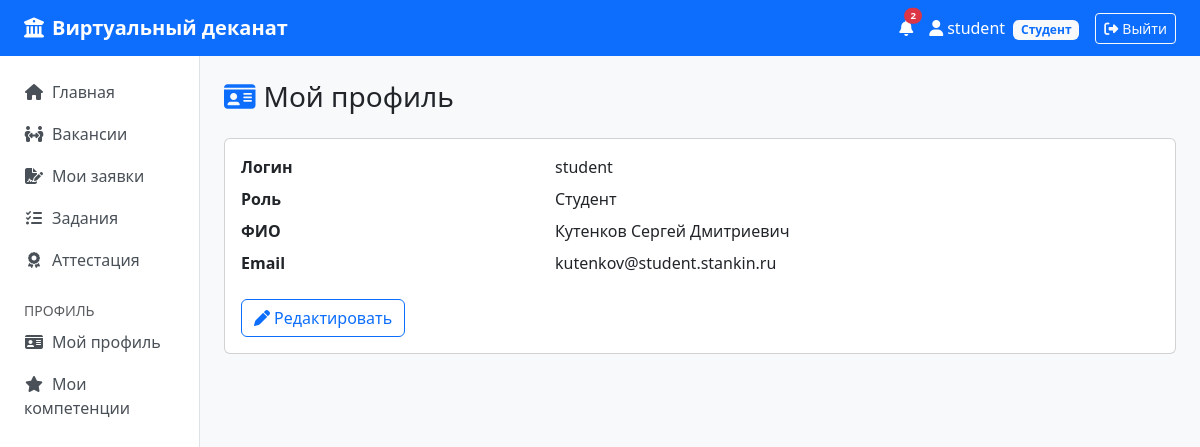
The page /profile/ (signed in) on the database its author committed.
### models.py (models this page shows, shortened)
class User(UserMixin, db.Model):
    __tablename__ = "users"
    id        = db.Column(db.Integer, primary_key=True)
    login     = db.Column(db.String(64), unique=True, nullable=False)
    password  = db.Column(db.String(256), nullable=False)
    role      = db.Column(db.String(32), nullable=False)
    is_active = db.Column(db.Boolean, nullable=False, default=True)
    student = db.relationship("Student", backref="user", uselist=False)
    teacher = db.relationship("Teacher", backref="user", uselist=False)
    curator = db.relationship("Curator", backref="user", uselist=False)
    notifications = db.relationship("Notification", backref="user", lazy="dynamic",
                                     order_by="Notification.created_at.desc()")
    @property
    def profile(self):
        return {"student": self.student, "teacher": self.teacher,
                "curator": self.curator}.get(self.role)
    @property
    def unread_count(self):
        return self.notifications.filter_by(is_read=False).count()

class Student(db.Model):
    __tablename__ = "students"
    id               = db.Column(db.Integer, primary_key=True)
    user_id          = db.Column(db.Integer, db.ForeignKey("users.id"), unique=True)
    last_name        = db.Column(db.String(64), nullable=False)
    first_name       = db.Column(db.String(64), nullable=False)
    middle_name      = db.Column(db.String(64))
    group_name       = db.Column(db.String(64), nullable=False)
    specialty        = db.Column(db.String(256))
    email            = db.Column(db.String(255))
    average_grade    = db.Column(db.Numeric(3, 2))
    kafedra_id       = db.Column(db.Integer, db.ForeignKey("kafedras.id"))
    internship_start = db.Column(db.Date)
    internship_end   = db.Column(db.Date)
    organization_id  = db.Column(db.Integer, db.ForeignKey("organizations.id"))
    teacher_id       = db.Column(db.Integer, db.ForeignKey("teachers.id"))
    curator_id       = db.Column(db.Integer, db.ForeignKey("curators.id"))
    tasks          = db.relationship("Task", backref="student", lazy="dynamic")
    kompetencii    = db.relationship("StudentKompetenciya", backref="student", cascade="all, delete-orphan")
    applications   = db.relationship("Application", backref="student", lazy="dynamic")
    @property
    def full_name(self):
        parts = [self.last_name, self.first_name]
        if self.middle_name: parts.append(self.middle_name)
        return " ".join(parts)

### profile/routes.py (the view)
@bp.route("/")
@login_required
def index():
    return render_template("profile/index.html")

### templates/profile/index.html (shortened to what this page needs)
{% extends 'base.html' %}
{% block content %}
<h3 class="mb-4"><i class="fa-solid fa-id-card text-primary me-2"></i>Мой профиль</h3>
<div class="card"><div class="card-body">
  {% set p = current_user.profile %}
  <dl class="row mb-0">
    <dt class="col-sm-4">Логин</dt><dd class="col-sm-8">{{ current_user.login }}</dd>
    <dt class="col-sm-4">Роль</dt><dd class="col-sm-8">{{ {'student':'Студент','teacher':'Преподаватель','curator':'Куратор','admin':'Администратор'}[current_user.role] }}</dd>
    {% if p %}
    <dt class="col-sm-4">ФИО</dt><dd class="col-sm-8">{{ p.full_name }}</dd>
    <dt class="col-sm-4">Email</dt><dd class="col-sm-8">{{ p.email or '—' }}</dd>
    {% endif %}
  </dl>
  <a href="{{ url_for('profile.edit') }}" class="btn btn-outline-primary mt-3"><i class="fa-solid fa-pen me-1"></i>Редактировать</a>
</div></div>
{% endblock %}

### templates/base.html (shortened to what this page needs)
<!doctype html>
<html lang="ru">
<head>
  <link rel="stylesheet" href="https://cdn.jsdelivr.net/npm/bootstrap@5.3.3/dist/css/bootstrap.min.css">
  <link rel="stylesheet" href="https://cdnjs.cloudflare.com/ajax/libs/font-awesome/6.5.0/css/all.min.css">
</head>
<body>
{% if current_user.is_authenticated %}
<nav class="navbar navbar-expand-lg navbar-dark bg-primary mb-0">
  <div class="container-fluid px-4">
    <a class="navbar-brand" href="{{ url_for('dashboard.index') }}">
      <i class="fa-solid fa-university me-2"></i>Виртуальный деканат
    </a>
    <div class="ms-auto d-flex align-items-center gap-3">
      <a href="{{ url_for('profile.notifications') }}" class="text-white text-decoration-none position-relative">
        <i class="fa-solid fa-bell"></i>
        {% if current_user.unread_count > 0 %}
        <span class="position-absolute top-0 start-100 translate-middle badge rounded-pill bg-danger" style="font-size:.6rem">
          {{ current_user.unread_count }}
        </span>
        {% endif %}
      </a>
      <a href="{{ url_for('profile.index') }}" class="text-white text-decoration-none">
        <i class="fa-solid fa-user me-1"></i>{{ current_user.login }}
        {% set role_labels = {'student': 'Студент', 'curator': 'Куратор', 'teacher': 'Преподаватель', 'admin': 'Администратор'} %}
        <span class="badge bg-light text-primary role-badge ms-1">{{ role_labels.get(current_user.role, current_user.role) }}</span>
      </a>
      <a href="{{ url_for('auth.logout') }}" class="btn btn-outline-light btn-sm">
        <i class="fa-solid fa-right-from-bracket me-1"></i>Выйти
      </a>
    </div>
  </div>
</nav>
<div class="container-fluid">
  <div class="row">
    <nav class="col-md-2 bg-white sidebar border-end py-3 px-2">
      <ul class="nav flex-column">
        <li class="nav-item"><a class="nav-link" href="{{ url_for('dashboard.index') }}"><i class="fa-solid fa-house me-2"></i>Главная</a></li>
        <li class="nav-item"><a class="nav-link" href="{{ url_for('distribution.index') }}"><i class="fa-solid fa-people-arrows me-2"></i>Вакансии</a></li>
        {% if current_user.role == 'student' %}
        <li class="nav-item"><a class="nav-link" href="{{ url_for('distribution.my_applications') }}"><i class="fa-solid fa-file-signature me-2"></i>Мои заявки</a></li>
        {% endif %}
        <li class="nav-item"><a class="nav-link" href="{{ url_for('execution.index') }}"><i class="fa-solid fa-list-check me-2"></i>Задания</a></li>
        <li class="nav-item"><a class="nav-link" href="{{ url_for('attestation.index') }}"><i class="fa-solid fa-award me-2"></i>Аттестация</a></li>
        <li class="nav-item mt-3"><small class="text-muted px-3">ПРОФИЛЬ</small></li>
        <li class="nav-item"><a class="nav-link" href="{{ url_for('profile.index') }}"><i class="fa-solid fa-id-card me-2"></i>Мой профиль</a></li>
        {% if current_user.role == 'student' %}
        <li class="nav-item"><a class="nav-link" href="{{ url_for('profile.competencies') }}"><i class="fa-solid fa-star me-2"></i>Мои компетенции</a></li>
        {% endif %}
      </ul>
    </nav>
    <main class="col-md-10 py-4 px-4">
      {% block content %}{% endblock %}
    </main>
  </div>
</div>
{% endif %}
</body>
</html>

### templates/base.html (style rules this page uses)
body { background-color: #f8f9fa; }
.navbar-brand { font-weight: 600; }
.role-badge { font-size: .75rem; }
.sidebar { min-height: calc(100vh - 72px); }
.sidebar .nav-link { color: #495057; border-radius: .375rem; margin-bottom: 2px; }
.sidebar .nav-link i { width: 20px; text-align: center; }

### rows shown on the page
User: login "student", get "Студент", role "Студент"
Student: full_name "Кутенков Сергей Дмитриевич", email "kutenkov@student.stankin.ru"

### other values the page prints
{{ current_user.unread_count }} "2"
